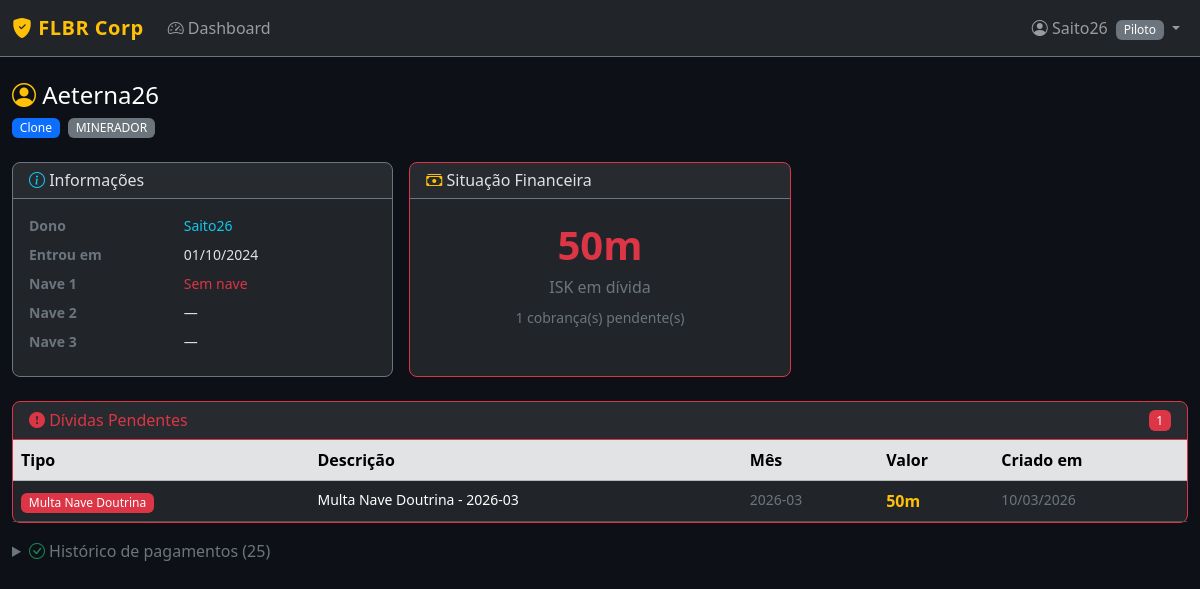
Screenshot of /players/5 (signed in) with the database file from the repository.
### models.py (models this page shows, shortened)
class Player(UserMixin, db.Model):
    __tablename__ = 'players'
    id = db.Column(db.Integer, primary_key=True)
    name = db.Column(db.String(100), unique=True, nullable=False)
    category = db.Column(db.String(50), nullable=False)  # Novato, Clone, Piloto, Elite, Ministro, CEO, Contador, Administrador, Industrial
    occupation = db.Column(db.String(50))  # MINERADOR, PVE, PVP, ROLO
    account_owner = db.Column(db.String(100))  # nome real do dono
    parent_player_id = db.Column(db.Integer, db.ForeignKey('players.id'), nullable=True)
    doctrine_ship_1 = db.Column(db.String(100))
    doctrine_ship_2 = db.Column(db.String(100))
    doctrine_ship_3 = db.Column(db.String(100))
    has_outpost = db.Column(db.Boolean, default=False)
    join_date = db.Column(db.Date, default=date.today)
    password_hash = db.Column(db.String(256))
    active = db.Column(db.Boolean, default=True)
    created_at = db.Column(db.DateTime, default=datetime.utcnow)
    clones = db.relationship('Player', backref=db.backref('parent', remote_side=[id]),
                             foreign_keys=[parent_player_id])
    debts = db.relationship('Debt', backref='player', lazy='dynamic',
                            foreign_keys='Debt.player_id')
    attendances = db.relationship('EventAttendance', backref='player', lazy='dynamic')
    @property
    def is_novato(self):
        return self.category == 'Novato'
    @property
    def is_admin(self):
        return self.category in ADMIN_ROLES
    @property
    def can_view_all(self):
        return self.category in VIEW_ALL_ROLES
    @property
    def novato_over_limit(self):
        if not self.is_novato:
            return False
        delta = date.today() - self.join_date
        return delta.days > 90
    def get_accessible_player_ids(self):
        ids = {self.id}
        for clone in self.clones:
            if clone.active:
                ids.add(clone.id)
        owned = Player.query.filter(
            Player.account_owner == self.name,
            Player.active == True
        ).all()
        for p in owned:
            ids.add(p.id)
        return list(ids)
    def get_managed_accounts(self):
        all_ids = self.get_accessible_player_ids()
        return Player.query.filter(
            Player.id.in_(all_ids),
            Player.id != self.id,
            Player.active == True
        ).order_by(Player.name).all()

class Debt(db.Model):
    __tablename__ = 'debts'
    id = db.Column(db.Integer, primary_key=True)
    player_id = db.Column(db.Integer, db.ForeignKey('players.id'), nullable=False)
    debt_type = db.Column(db.String(30), nullable=False)  # srp, outpost, mining_fine, pvp_fine, doctrine_fine
    amount = db.Column(db.Float, nullable=False)  # TRAVADO na criação
    description = db.Column(db.String(255))
    reference_id = db.Column(db.Integer)  # event_id para multas de evento
    month = db.Column(db.String(7))  # 'YYYY-MM' para cobranças mensais
    paid = db.Column(db.Boolean, default=False)
    paid_at = db.Column(db.DateTime)
    created_at = db.Column(db.DateTime, default=datetime.utcnow)
    LABELS = {
        'srp': 'SRP',
        'outpost': 'Outpost',
        'mining_fine': 'Multa Mineração',
        'pvp_fine': 'Multa PVP',
        'doctrine_fine': 'Multa Nave Doutrina',
    }
    @property
    def label(self):
        return self.LABELS.get(self.debt_type, self.debt_type)

### routes/players.py (the view)
@players_bp.route('/<int:player_id>')
@login_required
def detail(player_id):
    player = Player.query.get_or_404(player_id)
    if not current_user.can_view_all:
        allowed = current_user.get_accessible_player_ids()
        if player_id not in allowed:
            abort(403)
    debts = Debt.query.filter_by(player_id=player_id).order_by(
        Debt.paid.asc(), Debt.created_at.desc()
    ).all()
    unpaid_debts = [d for d in debts if not d.paid]
    paid_debts = [d for d in debts if d.paid]
    total_unpaid = sum(d.amount for d in unpaid_debts)
    managed_accounts = player.get_managed_accounts()
    owner_player = None
    if player.account_owner:
        owner_player = Player.query.filter_by(name=player.account_owner, active=True).first()
    is_own_profile = (current_user.id == player_id)
    viewer_has_managed = bool(current_user.get_managed_accounts())
    return render_template('players/detail.html',
                           player=player,
                           unpaid_debts=unpaid_debts,
                           paid_debts=paid_debts,
                           total_unpaid=total_unpaid,
                           managed_accounts=managed_accounts,
                           owner_player=owner_player,
                           is_admin=current_user.is_admin,
                           is_own_profile=is_own_profile,
                           viewer_has_managed=viewer_has_managed)

### templates/players/detail.html (shortened to what this page needs)
{% extends 'base.html' %}
{% block content %}
<div class="d-flex justify-content-between align-items-start mb-4 flex-wrap gap-2">
    <div>
        <h4 class="mb-1 text-white">
            <i class="bi bi-person-circle text-warning"></i> {{ player.name }}
        </h4>
        <span class="badge bg-primary me-1">{{ player.category }}</span>
        <span class="badge bg-secondary me-1">{{ player.occupation or 'Sem ocupação' }}</span>
    </div>
</div>
<div class="row g-3 mb-4">
    <div class="col-md-4">
        <div class="card bg-dark border-secondary h-100">
            <div class="card-header border-secondary">
                <h6 class="mb-0"><i class="bi bi-info-circle text-info"></i> Informações</h6>
            </div>
            <div class="card-body">
                <dl class="row mb-0 small">
                    <dt class="col-5 text-secondary">Dono</dt>
                    <dd class="col-7">
                        {% if player.account_owner and owner_player %}
                        <a href="{{ url_for('players.detail', player_id=owner_player.id) }}" class="text-info text-decoration-none">
                            {{ player.account_owner }}
                        </a>
                        {% else %}
                        {{ player.account_owner or '—' }}
                        {% endif %}
                    </dd>
                    <dt class="col-5 text-secondary">Entrou em</dt>
                    <dd class="col-7">{{ player.join_date.strftime('%d/%m/%Y') }}</dd>
                    <dt class="col-5 text-secondary">Nave 1</dt>
                    <dd class="col-7">{{ player.doctrine_ship_1 or '<span class="text-danger">Sem nave</span>'|safe }}</dd>
                    <dt class="col-5 text-secondary">Nave 2</dt>
                    <dd class="col-7">{{ player.doctrine_ship_2 or '—' }}</dd>
                    <dt class="col-5 text-secondary">Nave 3</dt>
                    <dd class="col-7">{{ player.doctrine_ship_3 or '—' }}</dd>
                </dl>
            </div>
        </div>
    </div>
    <div class="col-md-4">
        <div class="card bg-dark border-{% if total_unpaid > 0 %}danger{% else %}success{% endif %} h-100">
            <div class="card-header border-secondary">
                <h6 class="mb-0"><i class="bi bi-cash-stack text-warning"></i> Situação Financeira</h6>
            </div>
            <div class="card-body text-center">
                {% if total_unpaid > 0 %}
                <div class="fs-1 fw-bold text-danger">{{ "%.0f"|format(total_unpaid) }}m</div>
                <div class="text-secondary">ISK em dívida</div>
                <div class="mt-2 text-secondary small">
                    {{ unpaid_debts|length }} cobrança(s) pendente(s)
                </div>
                {% else %}
                <div class="fs-1 fw-bold text-success"><i class="bi bi-check-circle-fill"></i></div>
                <div class="text-success">Em dia!</div>
                {% endif %}
            </div>
        </div>
    </div>
</div>
{% if unpaid_debts %}
<div class="card bg-dark border-danger mb-3">
    <div class="card-header border-danger d-flex justify-content-between align-items-center">
        <h6 class="mb-0 text-danger"><i class="bi bi-exclamation-circle-fill"></i> Dívidas Pendentes</h6>
        <span class="badge bg-danger">{{ unpaid_debts|length }}</span>
    </div>
    <div class="card-body p-0">
        <div class="table-responsive">
            <table class="table table-dark table-hover mb-0">
                <thead class="table-secondary">
                    <tr>
                        <th>Tipo</th>
                        <th>Descrição</th>
                        <th>Mês</th>
                        <th>Valor</th>
                        <th>Criado em</th>
                    </tr>
                </thead>
                <tbody>
                {% for debt in unpaid_debts %}
                <tr>
                    <td>
                        <span class="badge
                            {% if debt.debt_type == 'srp' %}bg-primary
                            {% elif debt.debt_type == 'outpost' %}bg-info
                            {% elif debt.debt_type in ['mining_fine','pvp_fine','doctrine_fine'] %}bg-danger
                            {% else %}bg-secondary{% endif %}">
                            {{ debt.label }}
                        </span>
                    </td>
                    <td class="small">{{ debt.description or '—' }}</td>
                    <td class="small text-secondary">{{ debt.month or '—' }}</td>
                    <td class="text-warning fw-bold">{{ "%.0f"|format(debt.amount) }}m</td>
                    <td class="small text-secondary">{{ debt.created_at.strftime('%d/%m/%Y') }}</td>
                </tr>
                {% endfor %}
                </tbody>
            </table>
        </div>
    </div>
</div>
{% endif %}
{% if paid_debts %}
<details class="mb-3">
    <summary class="text-secondary mb-2" style="cursor:pointer">
        <i class="bi bi-check-circle text-success"></i> Histórico de pagamentos ({{ paid_debts|length }})
    </summary>
</details>
{% endif %}
{% endblock %}

### templates/base.html (shortened to what this page needs)
<!DOCTYPE html>
<html lang="pt-BR" data-bs-theme="dark">
<head>
    <link href="https://cdn.jsdelivr.net/npm/bootstrap@5.3.3/dist/css/bootstrap.min.css" rel="stylesheet">
    <link href="https://cdn.jsdelivr.net/npm/bootstrap-icons@1.11.3/font/bootstrap-icons.min.css" rel="stylesheet">
    <link href="{{ url_for('static', filename='css/style.css') }}" rel="stylesheet">
</head>
<body>
{% if current_user.is_authenticated %}
<nav class="navbar navbar-expand-lg navbar-dark bg-dark border-bottom border-secondary">
    <div class="container-fluid">
        <a class="navbar-brand fw-bold text-warning" href="{{ url_for('dashboard.index') }}">
            <i class="bi bi-shield-fill-check"></i> FLBR Corp
        </a>
        <div class="collapse navbar-collapse" id="navMenu">
            <ul class="navbar-nav me-auto">
                <li class="nav-item">
                    <a class="nav-link {% if request.endpoint and request.endpoint.startswith('dashboard') %}active{% endif %}"
                       href="{{ url_for('dashboard.index') }}">
                        <i class="bi bi-speedometer2"></i> Dashboard
                    </a>
                </li>
            </ul>
            <ul class="navbar-nav">
                <li class="nav-item dropdown">
                    <a class="nav-link dropdown-toggle" href="#" data-bs-toggle="dropdown">
                        <i class="bi bi-person-circle"></i> {{ current_user.name }}
                        <span class="badge bg-secondary ms-1">{{ current_user.category }}</span>
                    </a>
                </li>
            </ul>
        </div>
    </div>
</nav>
{% endif %}
<div class="container-fluid py-4">
    {% block content %}{% endblock %}
</div>
</body>
</html>

### static/css/style.css (style rules this page uses)
body { background-color: #0d1117; color: #c9d1d9; }
.card { border-radius: 8px; }
.navbar-brand { font-size: 1.25rem; letter-spacing: 0.5px; }
.table-dark { --bs-table-bg: transparent; }
.badge { font-weight: 500; }

### rows the page displays
Player: name "Saito26", category "Piloto"
Player: name "Aeterna26", category "Clone", occupation "MINERADOR", account_owner "Saito26", join_date "01/10/2024", doctrine_ship_1 "Sem nave", doctrine_ship_2 "—", doctrine_ship_3 "—"
Debt: label "Multa Nave Doutrina", description "Multa Nave Doutrina - 2026-03", month "2026-03", amount "50", created_at "10/03/2026"

### other values shown
{{ "%.0f"|format(total_unpaid) }} "50"
{{ unpaid_debts|length }} "1"
{{ paid_debts|length }} "25"
